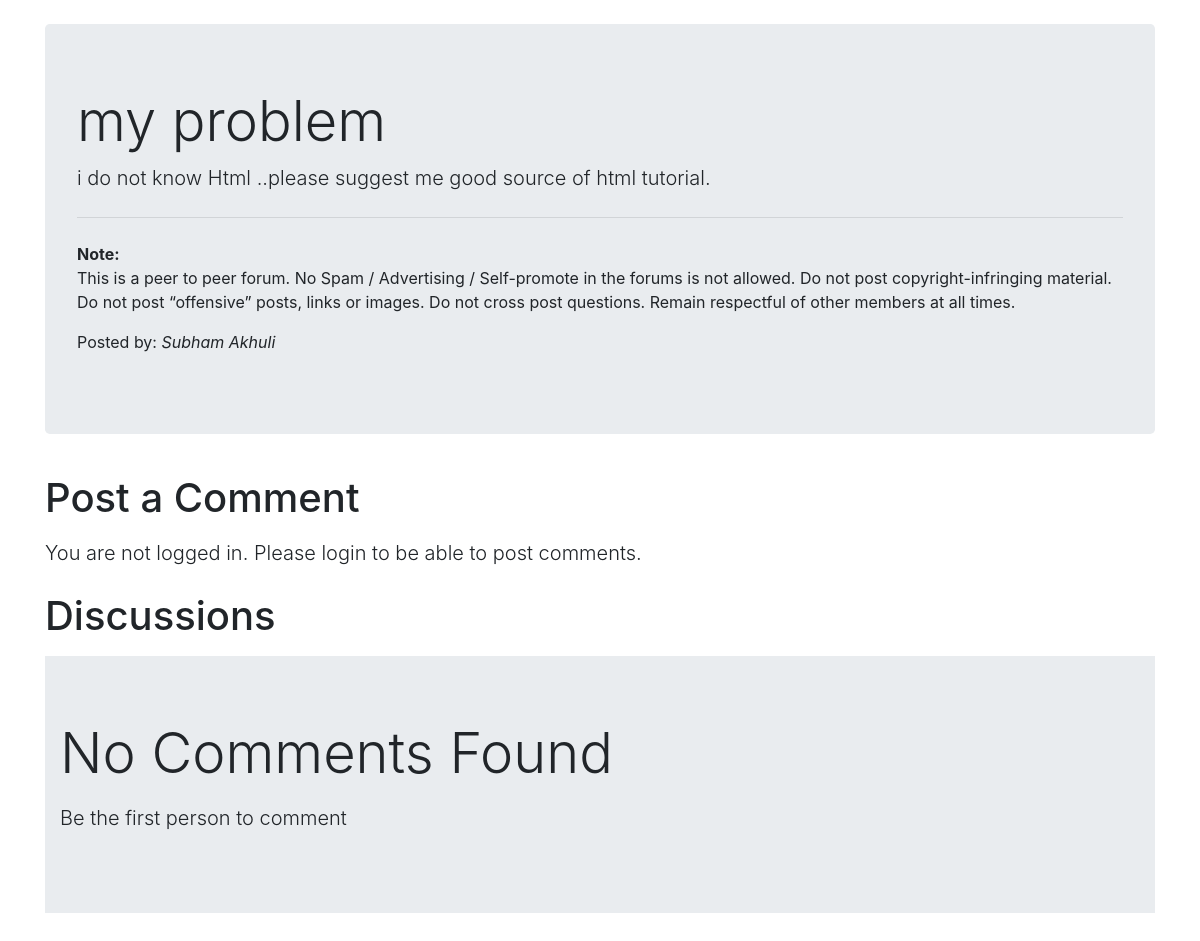
Page /threads.php?threadid=4 on the committed database.
### tables this page shows
CREATE TABLE `threads` (
  `thread_id` int(11) NOT NULL,
  `thread_title` varchar(255) NOT NULL,
  `thread_desc` text NOT NULL,
  `thread_cat_id` int(7) NOT NULL,
  `thread_user_id` int(7) NOT NULL,
  `timestamp` date DEFAULT current_timestamp()
);

CREATE TABLE `users` (
  `sno` int(11) NOT NULL,
  `username` varchar(60) NOT NULL,
  `user_email` varchar(50) NOT NULL,
  `user_pass` varchar(255) NOT NULL,
  `timestamp` datetime NOT NULL DEFAULT current_timestamp()
);

### threads.php (the view, shortened to what this page needs)
<!doctype html>
<html lang="en">
<head>
    <link rel="stylesheet" href="https://stackpath.bootstrapcdn.com/bootstrap/4.5.0/css/bootstrap.min.css"
>
</head>
<body>
    <?php
    $id = $_GET['threadid'];
    $sql = "SELECT * FROM `threads` WHERE thread_id=$id";
    $result = mysqli_query($conn, $sql);
    while($row = mysqli_fetch_assoc($result)){
        $title = $row['thread_title'];
        $desc = $row['thread_desc'];
        $thread_user_id = $row['thread_user_id'];
        $sql2 = "SELECT username FROM `users` WHERE sno='$thread_user_id'";
        $result2 = mysqli_query($conn, $sql2);
        $row2 = mysqli_fetch_assoc($result2);
        $posted_by = $row2['username'];
    }
    ?>
    <div class="container my-4">
        <div class="jumbotron">
            <h1 class="display-4"><?php echo $title;?></h1>
            <p class="lead">  <?php echo $desc;?></p>
            <hr class="my-4">
            <p> <b>Note: </b><br> This is a peer to peer forum. No Spam / Advertising / Self-promote in the forums is not allowed. Do not post copyright-infringing material. Do not post “offensive” posts, links or images. Do not cross post questions. Remain respectful of other members at all times.</p>
            <p>Posted by: <em><?php echo $posted_by; ?></em></p>
        </div>
    </div>
     <?php
    if(isset($_SESSION['loggedin']) && $_SESSION['loggedin']==true){
    echo '<div class="container">
        <h1 class="py-2">Post a Comment</h1>
        <form action= "'. $_SERVER['REQUEST_URI'] . '" method="post">
            <div class="form-group">
                <label for="exampleFormControlTextarea1">Type your comment</label>
                <textarea class="form-control" id="comment" name="comment" rows="3"></textarea>
                <input type="hidden" name="sno" value="'. $_SESSION["sno"]. '">
            </div>
            <button type="submit" class="btn btn-success">Post Comment</button>
        </form>
    </div>';
    }
    else{
        echo '
        <div class="container">
        <h1 class="py-2">Post a Comment</h1>
           <p class="lead">You are not logged in. Please login to be able to post comments.</p>
        </div>
        ';
    }
    ?>
    <div class="container mb-5" id="ques">
        <h1 class="py-2">Discussions</h1>
       <?php
    $noResult = true;
        if($noResult){
            echo '<div class="jumbotron jumbotron-fluid">
                    <div class="container">
                        <p class="display-4">No Comments Found</p>
                        <p class="lead"> Be the first person to comment</p>
                    </div>
                 </div> ';
        }
    ?>
    </div>
</body>
</html>

### threads.php (style rules this page uses)
#ques { min-height: 433px; }

### rows in the picture
threads: thread_title "my problem", thread_desc "i do not know Html ..please suggest me good source of html tutorial."
users: username "Subham Akhuli"
